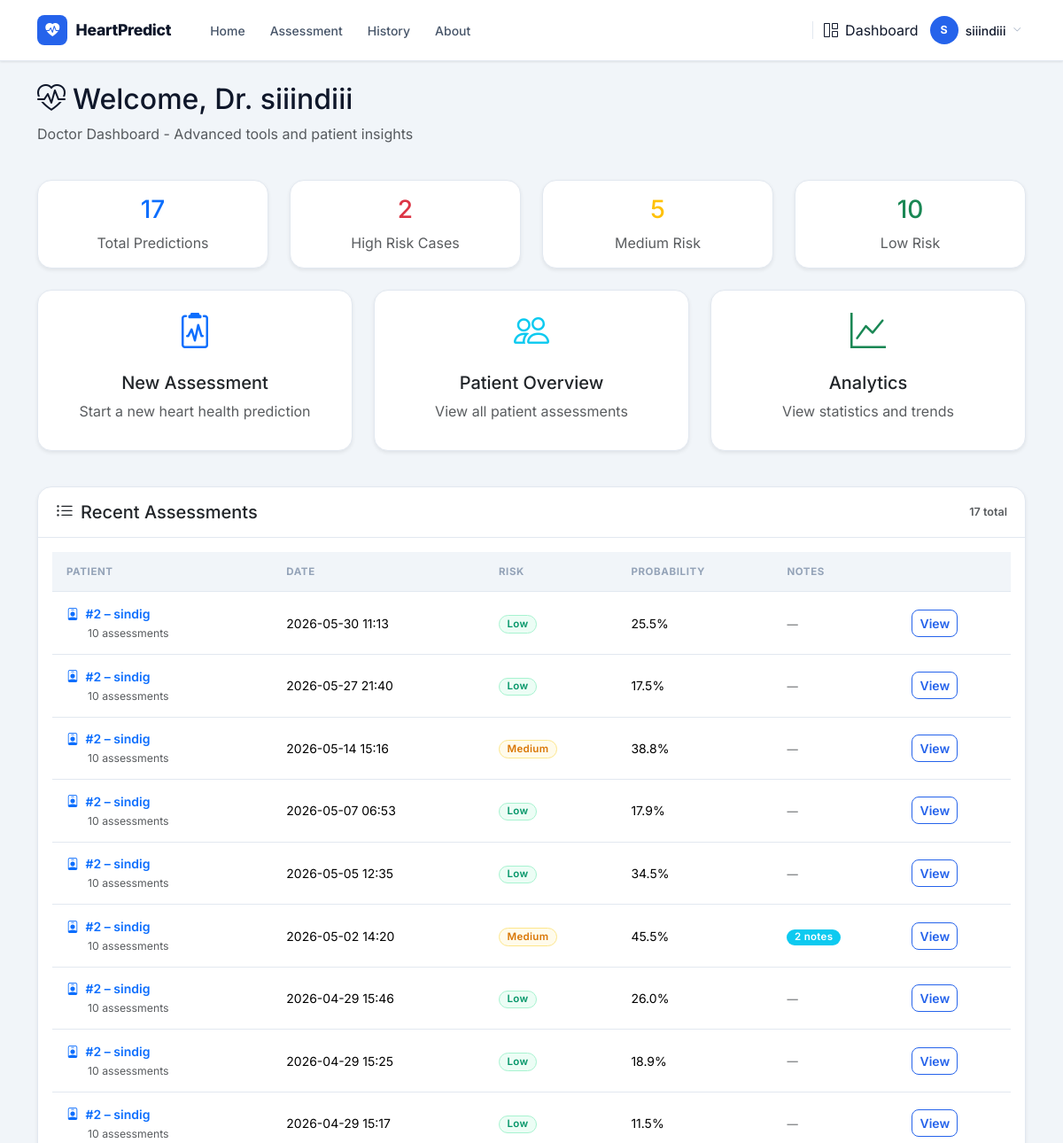
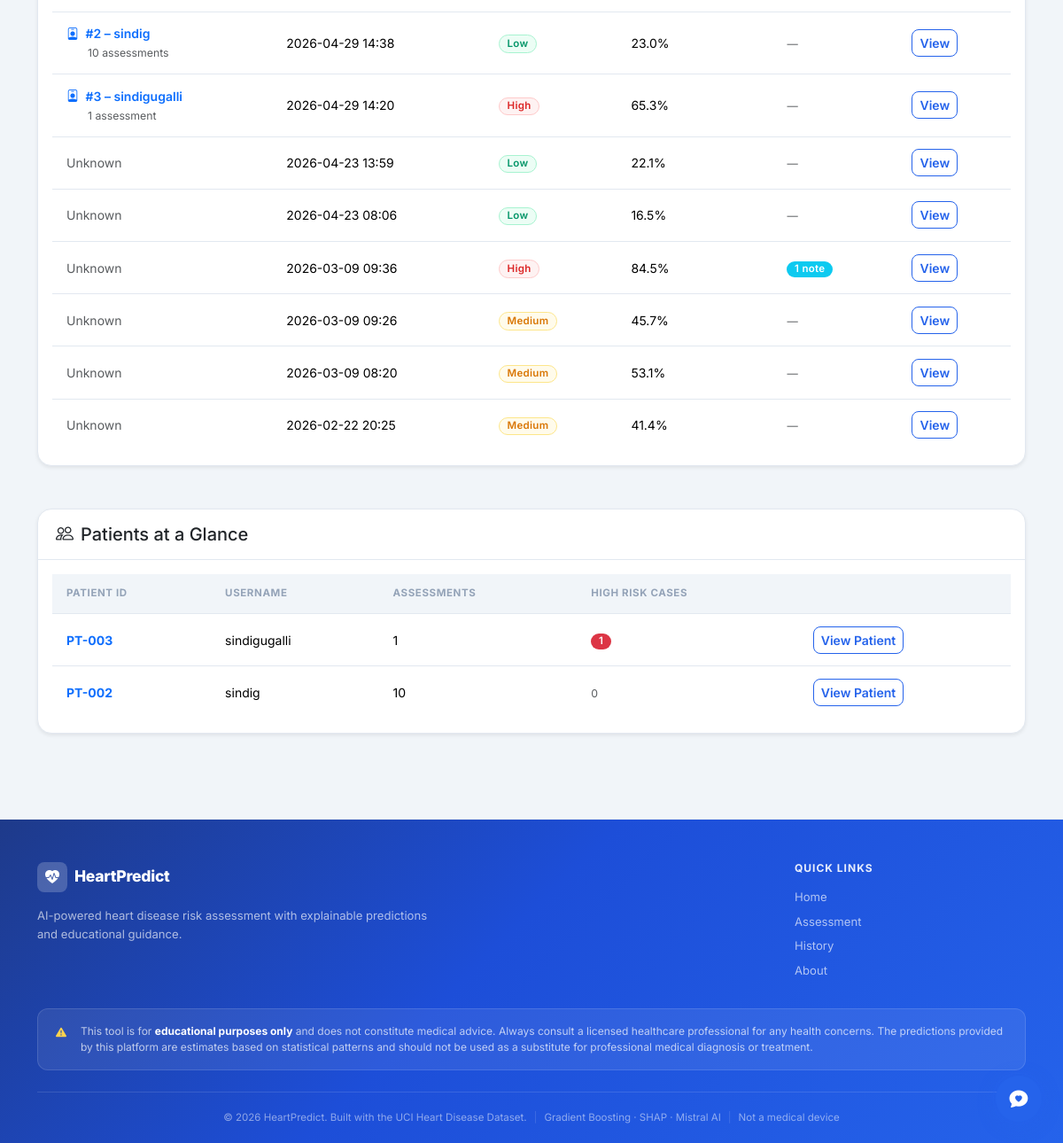
/dashboard/doctor (signed in), run on the app's committed database (2 pictures, top to bottom).
### models.py (models this page shows, shortened)
class User(db.Model):
    __tablename__ = "users"
    id           = db.Column(db.Integer, primary_key=True)
    username     = db.Column(db.String(80), unique=True, nullable=False)
    email        = db.Column(db.String(120), unique=True, nullable=False)
    password_hash = db.Column(db.String(256), nullable=False)
    role         = db.Column(db.String(20), nullable=False, default='user')
    status       = db.Column(db.String(20), nullable=False, default='active')
    created_at   = db.Column(db.DateTime, default=datetime.utcnow)
    approved_at  = db.Column(db.DateTime, nullable=True)

class Prediction(db.Model):
    __tablename__ = "predictions"
    id           = db.Column(db.Integer, primary_key=True)
    user_id      = db.Column(db.Integer, db.ForeignKey('users.id'), nullable=True)
    created_at   = db.Column(db.DateTime, default=datetime.utcnow)
    input_data   = db.Column(db.Text, nullable=False)
    prediction   = db.Column(db.Integer, nullable=False)
    probability  = db.Column(db.Float, nullable=False)
    risk_level   = db.Column(db.String(20), nullable=False)
    def to_dict(self):
        import json
        return {
            "id":          self.id,
            "created_at":  self.created_at.strftime("%Y-%m-%d %H:%M"),
            "input_data":  json.loads(self.input_data),
            "prediction":  self.prediction,
            "probability": round(self.probability * 100, 1),
            "risk_level":  self.risk_level,
        }

### dashboard_routes.py (the view)
@dashboard.route('/doctor')
@login_required
@role_required('doctor')
def doctor_dashboard():
    from models import Prediction, PredictionNote
    from collections import defaultdict
    records = Prediction.query.order_by(Prediction.created_at.desc()).limit(50).all()
    stats = {
        'total': Prediction.query.count(),
        'high_risk': Prediction.query.filter_by(risk_level='High').count(),
        'pending': Prediction.query.filter_by(risk_level='Medium').count(),
        'cleared': Prediction.query.filter_by(risk_level='Low').count(),
    }
    patient_map = {}
    for r in records:
        uid = r.user_id
        if uid and uid not in patient_map:
            patient = User.query.get(uid)
            if patient:
                patient_map[uid] = {
                    'id': patient.id,
                    'username': patient.username,
                    'email': patient.email,
                    'assessment_count': Prediction.query.filter_by(user_id=uid).count(),
                    'high_risk_count': Prediction.query.filter_by(user_id=uid, risk_level='High').count(),
                }
    records_data = []
    for r in records:
        d = r.to_dict()
        note_count = PredictionNote.query.filter_by(prediction_id=r.id).count()
        d['notes_count'] = note_count
        d['patient'] = patient_map.get(r.user_id)
        records_data.append(d)
    patients_summary = sorted(patient_map.values(), key=lambda p: p['high_risk_count'], reverse=True)
    return render_template('dashboard/doctor_dashboard.html', records=records_data, stats=stats, patients_summary=patients_summary)

### app.py (called while the page is built)
@app.context_processor
def inject_now():
    from datetime import datetime
    return {"now": datetime.now}

### auth.py (called while the page is built)
@login_manager.user_loader
def load_user(user_id):
    from models import User
    return User.query.get(int(user_id))

### templates/dashboard/doctor_dashboard.html (shortened to what this page needs)
{% extends "base.html" %}
{% block content %}
<div class="container py-4">
  <div class="row mb-4">
    <div class="col">
      <h2><i class="bi bi-heart-pulse me-2"></i>Welcome, Dr. {{ current_user.username }}</h2>
      <p class="text-muted">Doctor Dashboard - Advanced tools and patient insights</p>
    </div>
  </div>
  <div class="row mb-4">
    <div class="col-md-3">
      <div class="card text-center border-0 shadow-sm">
        <div class="card-body">
          <h3 class="text-primary">{{ stats.total }}</h3>
          <p class="text-muted mb-0">Total Predictions</p>
        </div>
      </div>
    </div>
    <div class="col-md-3">
      <div class="card text-center border-0 shadow-sm">
        <div class="card-body">
          <h3 class="text-danger">{{ stats.high_risk }}</h3>
          <p class="text-muted mb-0">High Risk Cases</p>
        </div>
      </div>
    </div>
    <div class="col-md-3">
      <div class="card text-center border-0 shadow-sm">
        <div class="card-body">
          <h3 class="text-warning">{{ stats.pending }}</h3>
          <p class="text-muted mb-0">Medium Risk</p>
        </div>
      </div>
    </div>
    <div class="col-md-3">
      <div class="card text-center border-0 shadow-sm">
        <div class="card-body">
          <h3 class="text-success">{{ stats.cleared }}</h3>
          <p class="text-muted mb-0">Low Risk</p>
        </div>
      </div>
    </div>
  </div>
  <div class="row">
    <div class="col-md-4 mb-3">
      <a href="{{ url_for('predict') }}" class="text-decoration-none">
        <div class="card border-0 shadow-sm h-100">
          <div class="card-body text-center">
            <i class="bi bi-clipboard2-pulse text-primary" style="font-size: 2.5rem;"></i>
            <h5 class="mt-3">New Assessment</h5>
            <p class="text-muted">Start a new heart health prediction</p>
          </div>
        </div>
      </a>
    </div>
    <div class="col-md-4 mb-3">
      <div class="card border-0 shadow-sm h-100">
        <div class="card-body text-center">
          <i class="bi bi-people text-info" style="font-size: 2.5rem;"></i>
          <h5 class="mt-3">Patient Overview</h5>
          <p class="text-muted">View all patient assessments</p>
        </div>
      </div>
    </div>
    <div class="col-md-4 mb-3">
      <a href="{{ url_for('dashboard.analytics') }}" class="text-decoration-none">
        <div class="card border-0 shadow-sm h-100">
          <div class="card-body text-center">
            <i class="bi bi-graph-up text-success" style="font-size: 2.5rem;"></i>
            <h5 class="mt-3">Analytics</h5>
            <p class="text-muted">View statistics and trends</p>
          </div>
        </div>
      </a>
    </div>
  </div>
  <div class="row mt-4">
    <div class="col">
      <div class="card border-0 shadow-sm">
        <div class="card-header bg-white d-flex justify-content-between align-items-center">
          <h5 class="mb-0"><i class="bi bi-list-ul me-2"></i>Recent Assessments</h5>
          <span class="text-muted small">{{ stats.total }} total</span>
        </div>
        <div class="card-body">
          {% if records %}
          <div class="table-responsive">
            <table class="table table-hover align-middle">
              <thead>
                <tr>
                  <th>Patient</th>
                  <th>Date</th>
                  <th>Risk</th>
                  <th>Probability</th>
                  <th>Notes</th>
                  <th></th>
                </tr>
              </thead>
              <tbody>
                {% for record in records %}
                <tr>
                  <td>
                    {% if record.patient %}
                      <a href="{{ url_for('dashboard.patient_profile', user_id=record.patient.id) }}" class="text-decoration-none fw-semibold">
                        <i class="bi bi-person-badge me-1 text-primary"></i>
                        #{{ record.patient.id }} – {{ record.patient.username }}
                      </a>
                      <br><small class="text-muted ms-4">{{ record.patient.assessment_count }} assessment{{ 's' if record.patient.assessment_count > 1 else '' }}</small>
                    {% else %}
                      <span class="text-muted">Unknown</span>
                    {% endif %}
                  </td>
                  <td>{{ record.created_at }}</td>
                  <td><span class="badge risk-{{ record.risk_level }}">{{ record.risk_level }}</span></td>
                  <td>{{ record.probability }}%</td>
                  <td>
                    {% if record.notes_count > 0 %}
                      <span class="badge bg-info">{{ record.notes_count }} note{{ 's' if record.notes_count > 1 else '' }}</span>
                    {% else %}
                      <span class="text-muted small">—</span>
                    {% endif %}
                  </td>
                  <td><button class="btn btn-sm btn-outline-primary view-prediction-btn"
                              data-prediction-id="{{ record.id }}"
                              data-bs-toggle="modal"
                              data-bs-target="#predictionModal">View</button></td>
                </tr>
                {% endfor %}
              </tbody>
            </table>
          </div>
          {% else %}
          <p class="text-muted text-center py-4 mb-0">No assessments in the system yet.</p>
          {% endif %}
        </div>
      </div>
    </div>
  </div>
</div>
{% if patients_summary %}
<div class="container mt-4">
  <div class="card border-0 shadow-sm">
    <div class="card-header bg-white">
      <h5 class="mb-0"><i class="bi bi-people me-2"></i>Patients at a Glance</h5>
    </div>
    <div class="card-body">
      <div class="table-responsive">
        <table class="table table-hover align-middle">
          <thead>
            <tr>
              <th>Patient ID</th>
              <th>Username</th>
              <th>Assessments</th>
              <th>High Risk Cases</th>
              <th></th>
            </tr>
          </thead>
          <tbody>
            {% for patient in patients_summary %}
            <tr>
              <td><span class="fw-bold text-primary">PT-{{ '%03d' % patient.id }}</span></td>
              <td>{{ patient.username }}</td>
              <td>{{ patient.assessment_count }}</td>
              <td>
                {% if patient.high_risk_count > 0 %}
                  <span class="badge bg-danger">{{ patient.high_risk_count }}</span>
                {% else %}
                  <span class="text-muted small">0</span>
                {% endif %}
              </td>
              <td>
                <a href="{{ url_for('dashboard.patient_profile', user_id=patient.id) }}" class="btn btn-sm btn-outline-primary">
                  View Patient
                </a>
              </td>
            </tr>
            {% endfor %}
          </tbody>
        </table>
      </div>
    </div>
  </div>
</div>
{% endif %}
{% endblock %}

### templates/base.html (shortened to what this page needs)
<!DOCTYPE html>
<html lang="en">
<head>
  <link href="https://cdn.jsdelivr.net/npm/bootstrap@5.3.3/dist/css/bootstrap.min.css" rel="stylesheet"/>
  <link href="https://cdn.jsdelivr.net/npm/bootstrap-icons@1.11.3/font/bootstrap-icons.css" rel="stylesheet"/>
  <link href="https://unpkg.com/aos@2.3.1/dist/aos.css" rel="stylesheet">
</head>
<body>
<nav class="navbar navbar-expand-lg">
  <div class="container">
    <a href="{{ url_for('index') }}" class="navbar-brand">
      <div class="brand-icon"><i class="bi bi-heart-pulse-fill"></i></div>
      HeartPredict
    </a>
    <div class="collapse navbar-collapse" id="navMenu">
      <ul class="navbar-nav me-auto gap-1 ms-3">
        <li class="nav-item">
          <a class="nav-link {% if request.endpoint == 'index' %}active{% endif %}"
             href="{{ url_for('index') }}">Home</a>
        </li>
        {% if current_user.is_authenticated %}
        <li class="nav-item">
          <a class="nav-link {% if request.endpoint == 'predict' %}active{% endif %}"
             href="{{ url_for('predict') }}">Assessment</a>
        </li>
        <li class="nav-item">
          <a class="nav-link {% if request.endpoint == 'history' %}active{% endif %}"
             href="{{ url_for('history') }}">History</a>
        </li>
        <li class="nav-item">
          <a class="nav-link {% if request.endpoint == 'about' %}active{% endif %}"
             href="{{ url_for('about') }}">About</a>
        </li>
        {% endif %}
      </ul>
      {% if current_user.is_authenticated %}
      <div class="d-flex align-items-center gap-2">
        <a href="{{ url_for('dashboard.redirect_dashboard') }}"
           class="nav-link d-none d-lg-flex align-items-center gap-1">
          <i class="bi bi-grid-1x2 me-1"></i>Dashboard
        </a>
        <div class="dropdown">
          <button class="btn btn-link text-decoration-none d-flex align-items-center gap-2 p-1 shadow-none"
                  data-bs-toggle="dropdown" aria-expanded="false"
                  style="color: var(--text);">
            <div class="user-avatar">{{ current_user.username[0] | upper }}</div>
            <span class="d-none d-sm-inline" style="font-size:0.875rem;font-weight:500;">{{ current_user.username }}</span>
            <i class="bi bi-chevron-down" style="font-size:0.6rem;color:var(--text-muted);"></i>
          </button>
        </div>
      </div>
      {% else %}
      <div class="d-flex gap-2 align-items-center ms-lg-3">
        <a href="{{ url_for('auth.login') }}" class="btn btn-nav-login">Login</a>
        <a href="{{ url_for('auth.register') }}" class="btn btn-nav-register">Register</a>
      </div>
      {% endif %}
    </div>
  </div>
</nav>
<main class="pb-5">
  {% block content %}{% endblock %}
</main>
<footer class="footer pt-5 pb-0">
  <div class="container">
    <div class="row g-4 pb-4 justify-content-between align-items-start">
      <div class="col-lg-5 col-md-7">
        <div class="d-flex align-items-center gap-2 mb-3">
          <div class="footer-brand-icon">
            <i class="bi bi-heart-pulse-fill"></i>
          </div>
          <span class="footer-brand-name">HeartPredict</span>
        </div>
        <p class="footer-desc">
          AI-powered heart disease risk assessment with explainable predictions and educational guidance.
        </p>
      </div>
      <div class="col-lg-3 col-md-4">
        <h6 class="footer-heading">Quick Links</h6>
        <ul class="footer-links">
          <li><a href="{{ url_for('index') }}">Home</a></li>
          {% if current_user.is_authenticated %}
          <li><a href="{{ url_for('predict') }}">Assessment</a></li>
          <li><a href="{{ url_for('history') }}">History</a></li>
          {% endif %}
          <li><a href="{{ url_for('about') }}">About</a></li>
        </ul>
      </div>
    </div>
    <div class="footer-disclaimer">
      <i class="bi bi-exclamation-triangle-fill me-2 flex-shrink-0"></i>
      <span>This tool is for <strong>educational purposes only</strong> and does not constitute medical advice. Always consult a licensed healthcare professional for any health concerns. The predictions provided by this platform are estimates based on statistical patterns and should not be used as a substitute for professional medical diagnosis or treatment.</span>
    </div>
    <div class="footer-bottom">
      <span>&copy; {{ now().year }} HeartPredict. Built with the UCI Heart Disease Dataset.</span>
      <span class="footer-bottom-divider">|</span>
      <span>Gradient Boosting &middot; SHAP &middot; Mistral AI</span>
      <span class="footer-bottom-divider">|</span>
      <span class="text-nowrap">Not a medical device</span>
    </div>
  </div>
</footer>
{% if current_user.is_authenticated %}
<div class="chat-fab" id="chatFab">
  <button class="fab-btn" id="chatFabBtn" aria-label="Open Heart Health Assistant">
    <i class="bi bi-chat-heart-fill"></i>
    <span class="pulse-ring"></span>
  </button>
</div>
{% endif %}
</body>
</html>

### data on the page
User: username "S", username "siiindiii"
Prediction: patient.id "2", patient.username "sindig", patient.assessment_count "10", patient "s", created_at "2026-05-30 11:13", risk_level "Low", probability "25.5"
Prediction: patient.id "2", patient.username "sindig", patient.assessment_count "10", patient "s", created_at "2026-05-27 21:40", risk_level "Low", probability "17.5"
Prediction: patient.id "2", patient.username "sindig", patient.assessment_count "10", patient "s", created_at "2026-05-14 15:16", risk_level "Medium", probability "38.8"
Prediction: patient.id "2", patient.username "sindig", patient.assessment_count "10", patient "s", created_at "2026-05-07 06:53", risk_level "Low", probability "17.9"
Prediction: patient.id "2", patient.username "sindig", patient.assessment_count "10", patient "s", created_at "2026-05-05 12:35", risk_level "Low", probability "34.5"
Prediction: patient.id "2", patient.username "sindig", patient.assessment_count "10", patient "s", created_at "2026-05-02 14:20", risk_level "Medium", probability "45.5", notes_count "2", notes_count "s"
Prediction: patient.id "2", patient.username "sindig", patient.assessment_count "10", patient "s", created_at "2026-04-29 15:46", risk_level "Low", probability "26.0"
Prediction: patient.id "2", patient.username "sindig", patient.assessment_count "10", patient "s", created_at "2026-04-29 15:25", risk_level "Low", probability "18.9"
Prediction: patient.id "2", patient.username "sindig", patient.assessment_count "10", patient "s", created_at "2026-04-29 15:17", risk_level "Low", probability "11.5"
Prediction: patient.id "2", patient.username "sindig", patient.assessment_count "10", patient "s", created_at "2026-04-29 14:38", risk_level "Low", probability "23.0"
Prediction: patient.id "3", patient.username "sindigugalli", patient.assessment_count "1", created_at "2026-04-29 14:20", risk_level "High", probability "65.3"
Prediction: shows "Unknown", created_at "2026-04-23 13:59", risk_level "Low", probability "22.1"
Prediction: shows "Unknown", created_at "2026-04-23 08:06", risk_level "Low", probability "16.5"
Prediction: shows "Unknown", created_at "2026-03-09 09:36", risk_level "High", probability "84.5", notes_count "1"
Prediction: shows "Unknown", created_at "2026-03-09 09:26", risk_level "Medium", probability "45.7"
Prediction: shows "Unknown", created_at "2026-03-09 08:20", risk_level "Medium", probability "53.1"
Prediction: shows "Unknown", created_at "2026-02-22 20:25", risk_level "Medium", probability "41.4"
User: id "003", username "sindigugalli", assessment_count "1", high_risk_count "1"
User: id "002", username "sindig", assessment_count "10"

### other printed values
{{ stats.total }} "17"
{{ stats.high_risk }} "2"
{{ stats.pending }} "5"
{{ stats.cleared }} "10"
